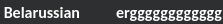
<?xml version="1.0" encoding="UTF-8"?>
<ui version="4.0">
 <class>TriLabelButton</class>
 <widget class="QWidget" name="TriLabelButton">
  <property name="geometry">
   <rect>
    <x>0</x>
    <y>0</y>
    <width>223</width>
    <height>24</height>
   </rect>
  </property>
  <property name="maximumSize">
   <size>
    <width>16777215</width>
    <height>24</height>
   </size>
  </property>
  <property name="windowTitle">
   <string>Form</string>
  </property>
  <property name="styleSheet">
   <string notr="true">background-color: rgb(46,47,48);
	border: none;
	color:white;</string>
  </property>
  <layout class="QHBoxLayout" name="horizontalLayout">
   <property name="sizeConstraint">
    <enum>QLayout::SetNoConstraint</enum>
   </property>
   <property name="leftMargin">
    <number>0</number>
   </property>
   <property name="topMargin">
    <number>0</number>
   </property>
   <property name="rightMargin">
    <number>0</number>
   </property>
   <property name="bottomMargin">
    <number>0</number>
   </property>
   <item>
    <widget class="QLabel" name="translateFrom">
     <property name="font">
      <font>
       <family>Calibri</family>
       <pointsize>12</pointsize>
       <bold>true</bold>
      </font>
     </property>
     <property name="text">
      <string>Belarussian</string>
     </property>
     <property name="alignment">
      <set>Qt::AlignRight|Qt::AlignTrailing|Qt::AlignVCenter</set>
     </property>
    </widget>
   </item>
   <item>
    <widget class="QFrame" name="frame">
     <property name="minimumSize">
      <size>
       <width>24</width>
       <height>24</height>
      </size>
     </property>
     <property name="maximumSize">
      <size>
       <width>24</width>
       <height>24</height>
      </size>
     </property>
     <property name="styleSheet">
      <string notr="true">
border:none;</string>
     </property>
     <property name="frameShape">
      <enum>QFrame::StyledPanel</enum>
     </property>
     <property name="frameShadow">
      <enum>QFrame::Raised</enum>
     </property>
     <layout class="QGridLayout" name="gridLayout">
      <property name="leftMargin">
       <number>0</number>
      </property>
      <property name="topMargin">
       <number>0</number>
      </property>
      <property name="rightMargin">
       <number>0</number>
      </property>
      <property name="bottomMargin">
       <number>0</number>
      </property>
      <property name="spacing">
       <number>0</number>
      </property>
      <item row="0" column="0">
       <widget class="QLabel" name="icon">
        <property name="styleSheet">
         <string notr="true">border:none;</string>
        </property>
        <property name="text">
         <string/>
        </property>
        <property name="pixmap">
         <pixmap resource="../../res.qrc">:/icons/resources/icons/swap.png</pixmap>
        </property>
        <property name="scaledContents">
         <bool>true</bool>
        </property>
       </widget>
      </item>
     </layout>
    </widget>
   </item>
   <item>
    <widget class="QLabel" name="translateTo">
     <property name="font">
      <font>
       <family>Calibri</family>
       <pointsize>12</pointsize>
       <bold>true</bold>
      </font>
     </property>
     <property name="text">
      <string>ergggggggggggg</string>
     </property>
    </widget>
   </item>
  </layout>
 </widget>
 <resources>
  <include location="../../res.qrc"/>
 </resources>
 <connections/>
</ui>
